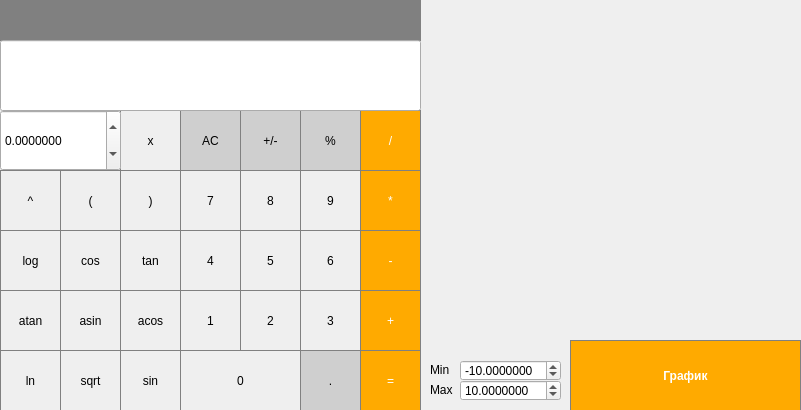
<?xml version="1.0" encoding="UTF-8"?>
<ui version="4.0">
 <class>MainWindow</class>
 <widget class="QMainWindow" name="MainWindow">
  <property name="geometry">
   <rect>
    <x>0</x>
    <y>0</y>
    <width>801</width>
    <height>410</height>
   </rect>
  </property>
  <property name="windowTitle">
   <string>MainWindow</string>
  </property>
  <widget class="QWidget" name="centralwidget">
   <widget class="QPushButton" name="pushButton_ac">
    <property name="geometry">
     <rect>
      <x>180</x>
      <y>110</y>
      <width>61</width>
      <height>61</height>
     </rect>
    </property>
    <property name="styleSheet">
     <string notr="true">QPushButton {
	background-color: rgb(207, 207, 207);
	border: 1px solid gray;
}

QPushButton:pressed {
	background-color: qlineargradient(x1:0,y1:0,x2:0,y2:1,stop:0 #BEBEBE, stop: 1 #D7D7D7);
}</string>
    </property>
    <property name="text">
     <string>AC</string>
    </property>
   </widget>
   <widget class="QPushButton" name="pushButton_PLUSMINUS">
    <property name="geometry">
     <rect>
      <x>240</x>
      <y>110</y>
      <width>61</width>
      <height>61</height>
     </rect>
    </property>
    <property name="styleSheet">
     <string notr="true">QPushButton {
	background-color: rgb(207, 207, 207);
	border: 1px solid gray;
}

QPushButton:pressed {
	background-color: qlineargradient(x1:0,y1:0,x2:0,y2:1,stop:0 #BEBEBE, stop: 1 #D7D7D7);
}</string>
    </property>
    <property name="text">
     <string>+/-</string>
    </property>
   </widget>
   <widget class="QPushButton" name="pushButton_mod">
    <property name="geometry">
     <rect>
      <x>300</x>
      <y>110</y>
      <width>61</width>
      <height>61</height>
     </rect>
    </property>
    <property name="styleSheet">
     <string notr="true">QPushButton {
	background-color: rgb(207, 207, 207);
	border: 1px solid gray;
}

QPushButton:pressed {
	background-color: qlineargradient(x1:0,y1:0,x2:0,y2:1,stop:0 #BEBEBE, stop: 1 #D7D7D7);
}</string>
    </property>
    <property name="text">
     <string>%</string>
    </property>
   </widget>
   <widget class="QPushButton" name="pushButton_DEL">
    <property name="geometry">
     <rect>
      <x>360</x>
      <y>110</y>
      <width>61</width>
      <height>61</height>
     </rect>
    </property>
    <property name="styleSheet">
     <string notr="true">QPushButton {
	background-color: rgb(255, 170, 0);
	color: white;
	border: 1px solid gray;
}

QPushButton:pressed {
	background-color: qlineargradient(x1:0,y1:0,x2:0,y2:1,stop:0 #FF7832, stop: 1 #FF9739);
}</string>
    </property>
    <property name="text">
     <string>/</string>
    </property>
   </widget>
   <widget class="QPushButton" name="pushButton_UMN">
    <property name="geometry">
     <rect>
      <x>360</x>
      <y>170</y>
      <width>61</width>
      <height>61</height>
     </rect>
    </property>
    <property name="styleSheet">
     <string notr="true">QPushButton {
	background-color: rgb(255, 170, 0);
	color: white;
	border: 1px solid gray;
}

QPushButton:pressed {
	background-color: qlineargradient(x1:0,y1:0,x2:0,y2:1,stop:0 #FF7832, stop: 1 #FF9739);
}</string>
    </property>
    <property name="text">
     <string>*</string>
    </property>
   </widget>
   <widget class="QPushButton" name="pushButton_9">
    <property name="geometry">
     <rect>
      <x>300</x>
      <y>170</y>
      <width>61</width>
      <height>61</height>
     </rect>
    </property>
    <property name="styleSheet">
     <string notr="true">QPushButton {
	border: 1px solid gray;
}
QPushButton:pressed {
	background-color: qlineargradient(x1:0, y1:0, x2:0, y2:1, stop: 0 #dadbde, stop: 1 #f6f7fa);
}</string>
    </property>
    <property name="text">
     <string>9</string>
    </property>
   </widget>
   <widget class="QPushButton" name="pushButton_7">
    <property name="geometry">
     <rect>
      <x>180</x>
      <y>170</y>
      <width>61</width>
      <height>61</height>
     </rect>
    </property>
    <property name="styleSheet">
     <string notr="true">QPushButton {
	border: 1px solid gray;
}
QPushButton:pressed {
	background-color: qlineargradient(x1:0, y1:0, x2:0, y2:1, stop: 0 #dadbde, stop: 1 #f6f7fa);
}</string>
    </property>
    <property name="text">
     <string>7</string>
    </property>
   </widget>
   <widget class="QPushButton" name="pushButton_8">
    <property name="geometry">
     <rect>
      <x>240</x>
      <y>170</y>
      <width>61</width>
      <height>61</height>
     </rect>
    </property>
    <property name="styleSheet">
     <string notr="true">QPushButton {
	border: 1px solid gray;
}
QPushButton:pressed {
	background-color: qlineargradient(x1:0, y1:0, x2:0, y2:1, stop: 0 #dadbde, stop: 1 #f6f7fa);
}</string>
    </property>
    <property name="text">
     <string>8</string>
    </property>
   </widget>
   <widget class="QPushButton" name="pushButton_MIN">
    <property name="geometry">
     <rect>
      <x>360</x>
      <y>230</y>
      <width>61</width>
      <height>61</height>
     </rect>
    </property>
    <property name="styleSheet">
     <string notr="true">QPushButton {
	background-color: rgb(255, 170, 0);
	color: white;
	border: 1px solid gray;
}

QPushButton:pressed {
	background-color: qlineargradient(x1:0,y1:0,x2:0,y2:1,stop:0 #FF7832, stop: 1 #FF9739);
}</string>
    </property>
    <property name="text">
     <string>-</string>
    </property>
   </widget>
   <widget class="QPushButton" name="pushButton_6">
    <property name="geometry">
     <rect>
      <x>300</x>
      <y>230</y>
      <width>61</width>
      <height>61</height>
     </rect>
    </property>
    <property name="styleSheet">
     <string notr="true">QPushButton {
	border: 1px solid gray;
}
QPushButton:pressed {
	background-color: qlineargradient(x1:0, y1:0, x2:0, y2:1, stop: 0 #dadbde, stop: 1 #f6f7fa);
}</string>
    </property>
    <property name="text">
     <string>6</string>
    </property>
   </widget>
   <widget class="QPushButton" name="pushButton_4">
    <property name="geometry">
     <rect>
      <x>180</x>
      <y>230</y>
      <width>61</width>
      <height>61</height>
     </rect>
    </property>
    <property name="styleSheet">
     <string notr="true">QPushButton {
	border: 1px solid gray;
}
QPushButton:pressed {
	background-color: qlineargradient(x1:0, y1:0, x2:0, y2:1, stop: 0 #dadbde, stop: 1 #f6f7fa);
}</string>
    </property>
    <property name="text">
     <string>4</string>
    </property>
   </widget>
   <widget class="QPushButton" name="pushButton_5">
    <property name="geometry">
     <rect>
      <x>240</x>
      <y>230</y>
      <width>61</width>
      <height>61</height>
     </rect>
    </property>
    <property name="styleSheet">
     <string notr="true">QPushButton {
	border: 1px solid gray;
}
QPushButton:pressed {
	background-color: qlineargradient(x1:0, y1:0, x2:0, y2:1, stop: 0 #dadbde, stop: 1 #f6f7fa);
}</string>
    </property>
    <property name="text">
     <string>5</string>
    </property>
   </widget>
   <widget class="QPushButton" name="pushButton_PLUS">
    <property name="geometry">
     <rect>
      <x>360</x>
      <y>290</y>
      <width>61</width>
      <height>61</height>
     </rect>
    </property>
    <property name="styleSheet">
     <string notr="true">QPushButton {
	background-color: rgb(255, 170, 0);
	color: white;
	border: 1px solid gray;
}

QPushButton:pressed {
	background-color: qlineargradient(x1:0,y1:0,x2:0,y2:1,stop:0 #FF7832, stop: 1 #FF9739);
}</string>
    </property>
    <property name="text">
     <string>+</string>
    </property>
   </widget>
   <widget class="QPushButton" name="pushButton_3">
    <property name="geometry">
     <rect>
      <x>300</x>
      <y>290</y>
      <width>61</width>
      <height>61</height>
     </rect>
    </property>
    <property name="styleSheet">
     <string notr="true">QPushButton {
	border: 1px solid gray;
}
QPushButton:pressed {
	background-color: qlineargradient(x1:0, y1:0, x2:0, y2:1, stop: 0 #dadbde, stop: 1 #f6f7fa);
}</string>
    </property>
    <property name="text">
     <string>3</string>
    </property>
   </widget>
   <widget class="QPushButton" name="pushButton_1">
    <property name="geometry">
     <rect>
      <x>180</x>
      <y>290</y>
      <width>61</width>
      <height>61</height>
     </rect>
    </property>
    <property name="styleSheet">
     <string notr="true">QPushButton {
	border: 1px solid gray;
}
QPushButton:pressed {
	background-color: qlineargradient(x1:0, y1:0, x2:0, y2:1, stop: 0 #dadbde, stop: 1 #f6f7fa);
}</string>
    </property>
    <property name="text">
     <string>1</string>
    </property>
   </widget>
   <widget class="QPushButton" name="pushButton_2">
    <property name="geometry">
     <rect>
      <x>240</x>
      <y>290</y>
      <width>61</width>
      <height>61</height>
     </rect>
    </property>
    <property name="styleSheet">
     <string notr="true">QPushButton {
	border: 1px solid gray;
}
QPushButton:pressed {
	background-color: qlineargradient(x1:0, y1:0, x2:0, y2:1, stop: 0 #dadbde, stop: 1 #f6f7fa);
}</string>
    </property>
    <property name="text">
     <string>2</string>
    </property>
   </widget>
   <widget class="QPushButton" name="pushButton_0">
    <property name="geometry">
     <rect>
      <x>180</x>
      <y>350</y>
      <width>121</width>
      <height>61</height>
     </rect>
    </property>
    <property name="styleSheet">
     <string notr="true">QPushButton {
	border: 1px solid gray;
}
QPushButton:pressed {
	background-color: qlineargradient(x1:0, y1:0, x2:0, y2:1, stop: 0 #dadbde, stop: 1 #f6f7fa);
}</string>
    </property>
    <property name="text">
     <string>0</string>
    </property>
   </widget>
   <widget class="QPushButton" name="pushButton_tochka">
    <property name="geometry">
     <rect>
      <x>300</x>
      <y>350</y>
      <width>61</width>
      <height>61</height>
     </rect>
    </property>
    <property name="styleSheet">
     <string notr="true">QPushButton {
	background-color: rgb(207, 207, 207);
	border: 1px solid gray;
}

QPushButton:pressed {
	background-color: qlineargradient(x1:0,y1:0,x2:0,y2:1,stop:0 #BEBEBE, stop: 1 #D7D7D7);
}</string>
    </property>
    <property name="text">
     <string>.</string>
    </property>
   </widget>
   <widget class="QPushButton" name="pushButton_RAVNO">
    <property name="geometry">
     <rect>
      <x>360</x>
      <y>350</y>
      <width>61</width>
      <height>61</height>
     </rect>
    </property>
    <property name="styleSheet">
     <string notr="true">QPushButton {
	background-color: rgb(255, 170, 0);
	color: white;
	border: 1px solid gray;
}

QPushButton:pressed {
	background-color: qlineargradient(x1:0,y1:0,x2:0,y2:1,stop:0 #FF7832, stop: 1 #FF9739);
}</string>
    </property>
    <property name="text">
     <string>=</string>
    </property>
   </widget>
   <widget class="QPushButton" name="pushButton_sin">
    <property name="geometry">
     <rect>
      <x>120</x>
      <y>350</y>
      <width>61</width>
      <height>61</height>
     </rect>
    </property>
    <property name="styleSheet">
     <string notr="true">QPushButton {
	border: 1px solid gray;
}
QPushButton:pressed {
	background-color: qlineargradient(x1:0, y1:0, x2:0, y2:1, stop: 0 #dadbde, stop: 1 #f6f7fa);
}</string>
    </property>
    <property name="text">
     <string>sin</string>
    </property>
   </widget>
   <widget class="QPushButton" name="pushButton_log">
    <property name="geometry">
     <rect>
      <x>0</x>
      <y>230</y>
      <width>61</width>
      <height>61</height>
     </rect>
    </property>
    <property name="styleSheet">
     <string notr="true">QPushButton {
	border: 1px solid gray;
}
QPushButton:pressed {
	background-color: qlineargradient(x1:0, y1:0, x2:0, y2:1, stop: 0 #dadbde, stop: 1 #f6f7fa);
}</string>
    </property>
    <property name="text">
     <string>log</string>
    </property>
   </widget>
   <widget class="QPushButton" name="pushButton_tan">
    <property name="geometry">
     <rect>
      <x>120</x>
      <y>230</y>
      <width>61</width>
      <height>61</height>
     </rect>
    </property>
    <property name="styleSheet">
     <string notr="true">QPushButton {
	border: 1px solid gray;
}
QPushButton:pressed {
	background-color: qlineargradient(x1:0, y1:0, x2:0, y2:1, stop: 0 #dadbde, stop: 1 #f6f7fa);
}</string>
    </property>
    <property name="text">
     <string>tan</string>
    </property>
   </widget>
   <widget class="QPushButton" name="pushButton_asin">
    <property name="geometry">
     <rect>
      <x>60</x>
      <y>290</y>
      <width>61</width>
      <height>61</height>
     </rect>
    </property>
    <property name="styleSheet">
     <string notr="true">QPushButton {
	border: 1px solid gray;
}
QPushButton:pressed {
	background-color: qlineargradient(x1:0, y1:0, x2:0, y2:1, stop: 0 #dadbde, stop: 1 #f6f7fa);
}</string>
    </property>
    <property name="text">
     <string>asin</string>
    </property>
   </widget>
   <widget class="QPushButton" name="pushButton_acos">
    <property name="geometry">
     <rect>
      <x>120</x>
      <y>290</y>
      <width>61</width>
      <height>61</height>
     </rect>
    </property>
    <property name="styleSheet">
     <string notr="true">QPushButton {
	border: 1px solid gray;
}
QPushButton:pressed {
	background-color: qlineargradient(x1:0, y1:0, x2:0, y2:1, stop: 0 #dadbde, stop: 1 #f6f7fa);
}</string>
    </property>
    <property name="text">
     <string>acos</string>
    </property>
   </widget>
   <widget class="QPushButton" name="pushButton_sqrt">
    <property name="geometry">
     <rect>
      <x>60</x>
      <y>350</y>
      <width>61</width>
      <height>61</height>
     </rect>
    </property>
    <property name="styleSheet">
     <string notr="true">QPushButton {
	border: 1px solid gray;
}
QPushButton:pressed {
	background-color: qlineargradient(x1:0, y1:0, x2:0, y2:1, stop: 0 #dadbde, stop: 1 #f6f7fa);
}</string>
    </property>
    <property name="text">
     <string>sqrt</string>
    </property>
   </widget>
   <widget class="QPushButton" name="pushButton_ln">
    <property name="geometry">
     <rect>
      <x>0</x>
      <y>350</y>
      <width>61</width>
      <height>61</height>
     </rect>
    </property>
    <property name="styleSheet">
     <string notr="true">QPushButton {
	border: 1px solid gray;
}
QPushButton:pressed {
	background-color: qlineargradient(x1:0, y1:0, x2:0, y2:1, stop: 0 #dadbde, stop: 1 #f6f7fa);
}</string>
    </property>
    <property name="text">
     <string>ln</string>
    </property>
   </widget>
   <widget class="QPushButton" name="pushButton_cos">
    <property name="geometry">
     <rect>
      <x>60</x>
      <y>230</y>
      <width>61</width>
      <height>61</height>
     </rect>
    </property>
    <property name="styleSheet">
     <string notr="true">QPushButton {
	border: 1px solid gray;
}
QPushButton:pressed {
	background-color: qlineargradient(x1:0, y1:0, x2:0, y2:1, stop: 0 #dadbde, stop: 1 #f6f7fa);
}</string>
    </property>
    <property name="text">
     <string>cos</string>
    </property>
   </widget>
   <widget class="QPushButton" name="pushButton_atan">
    <property name="geometry">
     <rect>
      <x>0</x>
      <y>290</y>
      <width>61</width>
      <height>61</height>
     </rect>
    </property>
    <property name="styleSheet">
     <string notr="true">QPushButton {
	border: 1px solid gray;
}
QPushButton:pressed {
	background-color: qlineargradient(x1:0, y1:0, x2:0, y2:1, stop: 0 #dadbde, stop: 1 #f6f7fa);
}</string>
    </property>
    <property name="text">
     <string>atan</string>
    </property>
   </widget>
   <widget class="QPushButton" name="pushButton_rightB">
    <property name="geometry">
     <rect>
      <x>120</x>
      <y>170</y>
      <width>61</width>
      <height>61</height>
     </rect>
    </property>
    <property name="styleSheet">
     <string notr="true">QPushButton {
	border: 1px solid gray;
}
QPushButton:pressed {
	background-color: qlineargradient(x1:0, y1:0, x2:0, y2:1, stop: 0 #dadbde, stop: 1 #f6f7fa);
}</string>
    </property>
    <property name="text">
     <string>)</string>
    </property>
   </widget>
   <widget class="QPushButton" name="pushButton_leftB">
    <property name="geometry">
     <rect>
      <x>60</x>
      <y>170</y>
      <width>61</width>
      <height>61</height>
     </rect>
    </property>
    <property name="styleSheet">
     <string notr="true">QPushButton {
	border: 1px solid gray;
}
QPushButton:pressed {
	background-color: qlineargradient(x1:0, y1:0, x2:0, y2:1, stop: 0 #dadbde, stop: 1 #f6f7fa);
}</string>
    </property>
    <property name="text">
     <string>(</string>
    </property>
   </widget>
   <widget class="QPushButton" name="pushButton_pow">
    <property name="geometry">
     <rect>
      <x>0</x>
      <y>170</y>
      <width>61</width>
      <height>61</height>
     </rect>
    </property>
    <property name="styleSheet">
     <string notr="true">QPushButton {
	border: 1px solid gray;
}
QPushButton:pressed {
	background-color: qlineargradient(x1:0, y1:0, x2:0, y2:1, stop: 0 #dadbde, stop: 1 #f6f7fa);
}</string>
    </property>
    <property name="text">
     <string>^</string>
    </property>
   </widget>
   <widget class="QPushButton" name="pushButton_x">
    <property name="geometry">
     <rect>
      <x>120</x>
      <y>110</y>
      <width>61</width>
      <height>61</height>
     </rect>
    </property>
    <property name="styleSheet">
     <string notr="true">QPushButton {
	border: 1px solid gray;
}
QPushButton:pressed {
	background-color: qlineargradient(x1:0, y1:0, x2:0, y2:1, stop: 0 #dadbde, stop: 1 #f6f7fa);
}</string>
    </property>
    <property name="text">
     <string>x</string>
    </property>
   </widget>
   <widget class="QDoubleSpinBox" name="doubleSpinBoxX">
    <property name="geometry">
     <rect>
      <x>0</x>
      <y>110</y>
      <width>121</width>
      <height>61</height>
     </rect>
    </property>
    <property name="decimals">
     <number>7</number>
    </property>
    <property name="minimum">
     <double>-1000000.000000000000000</double>
    </property>
    <property name="maximum">
     <double>1000000.000000000000000</double>
    </property>
   </widget>
   <widget class="QDoubleSpinBox" name="Graph_Y">
    <property name="geometry">
     <rect>
      <x>460</x>
      <y>380</y>
      <width>101</width>
      <height>21</height>
     </rect>
    </property>
    <property name="decimals">
     <number>7</number>
    </property>
    <property name="minimum">
     <double>-1000000.000000000000000</double>
    </property>
    <property name="maximum">
     <double>1000000.000000000000000</double>
    </property>
    <property name="value">
     <double>10.000000000000000</double>
    </property>
   </widget>
   <widget class="QCustomPlot" name="Graph" native="true">
    <property name="geometry">
     <rect>
      <x>420</x>
      <y>0</y>
      <width>381</width>
      <height>341</height>
     </rect>
    </property>
    <property name="styleSheet">
     <string notr="true">border-radius: 20px;</string>
    </property>
   </widget>
   <widget class="QLabel" name="label">
    <property name="geometry">
     <rect>
      <x>430</x>
      <y>380</y>
      <width>31</width>
      <height>20</height>
     </rect>
    </property>
    <property name="text">
     <string>Max</string>
    </property>
   </widget>
   <widget class="QDoubleSpinBox" name="Graph_X">
    <property name="geometry">
     <rect>
      <x>460</x>
      <y>360</y>
      <width>101</width>
      <height>21</height>
     </rect>
    </property>
    <property name="decimals">
     <number>7</number>
    </property>
    <property name="minimum">
     <double>-1000000.000000000000000</double>
    </property>
    <property name="maximum">
     <double>1000000.000000000000000</double>
    </property>
    <property name="value">
     <double>-10.000000000000000</double>
    </property>
   </widget>
   <widget class="QLabel" name="label_2">
    <property name="geometry">
     <rect>
      <x>430</x>
      <y>360</y>
      <width>31</width>
      <height>20</height>
     </rect>
    </property>
    <property name="text">
     <string>Min</string>
    </property>
   </widget>
   <widget class="QPushButton" name="Graphic_do">
    <property name="geometry">
     <rect>
      <x>570</x>
      <y>340</y>
      <width>231</width>
      <height>71</height>
     </rect>
    </property>
    <property name="font">
     <font>
      <weight>75</weight>
      <italic>false</italic>
      <bold>true</bold>
      <underline>false</underline>
     </font>
    </property>
    <property name="styleSheet">
     <string notr="true">QPushButton {
	background-color: rgb(255, 170, 0);
	color: white;
	border: 1px solid gray;
}

QPushButton:pressed {
	background-color: qlineargradient(x1:0,y1:0,x2:0,y2:1,stop:0 #FF7832, stop: 1 #FF9739);
}</string>
    </property>
    <property name="text">
     <string>График</string>
    </property>
   </widget>
   <widget class="QLabel" name="result_show_2">
    <property name="geometry">
     <rect>
      <x>0</x>
      <y>0</y>
      <width>421</width>
      <height>41</height>
     </rect>
    </property>
    <property name="font">
     <font>
      <family>Ubuntu</family>
      <pointsize>20</pointsize>
      <weight>50</weight>
      <italic>false</italic>
      <bold>false</bold>
     </font>
    </property>
    <property name="styleSheet">
     <string notr="true">QLabel {
	qproperty-alignment: 'AlignVCenter | AlignRight';
	border-bottom: 1px solid gray;
	background-color : gray;
}

</string>
    </property>
    <property name="text">
     <string/>
    </property>
    <property name="textFormat">
     <enum>Qt::RichText</enum>
    </property>
   </widget>
   <widget class="QLineEdit" name="result_show">
    <property name="geometry">
     <rect>
      <x>0</x>
      <y>40</y>
      <width>421</width>
      <height>71</height>
     </rect>
    </property>
    <property name="font">
     <font>
      <weight>75</weight>
      <bold>true</bold>
     </font>
    </property>
   </widget>
  </widget>
 </widget>
 <customwidgets>
  <customwidget>
   <class>QCustomPlot</class>
   <extends>QWidget</extends>
   <header>qcustomplot.h</header>
   <container>1</container>
  </customwidget>
 </customwidgets>
 <resources/>
 <connections/>
</ui>
